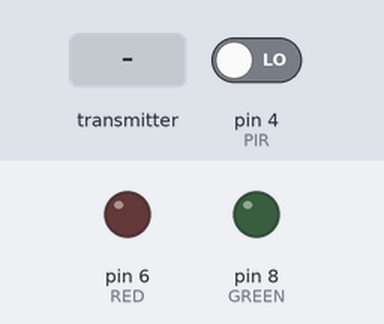
The sketch below on a simulated Arduino Uno, built with avr-gcc and run on an emulated ATmega328P. On the bench: output pins drawn as LEDs (lit = HIGH). The test bench sets the inputs (shaded band); at power-on: pin 4 (PIR) LOW. No radio packets arrive unless stated.

Above: at 1.2 s.
1.3 s: the transmitter starts sending arm_the_system = 1
At 2.1 s:
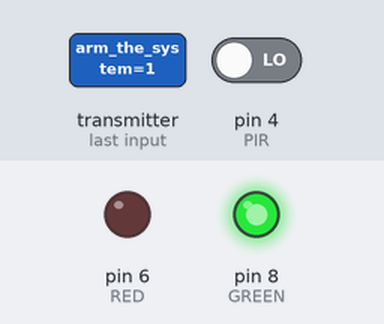
2.8 s: pin 4 (PIR) driven HIGH
At 3.8 s:
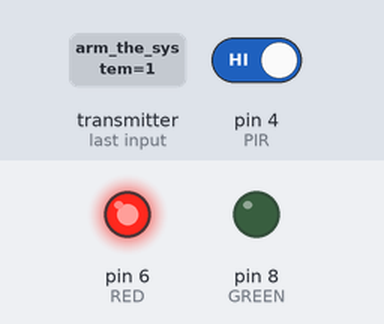
4.8 s: pin 4 (PIR) driven LOW
At 6.6 s:
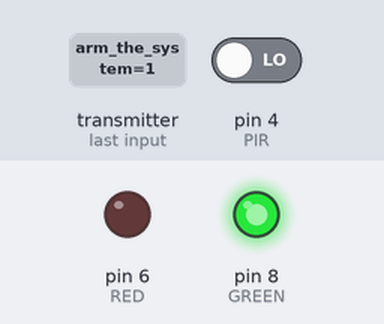
Timing chart, 0 to 8.1 s (numbered marks = the images above; inputs shaded):
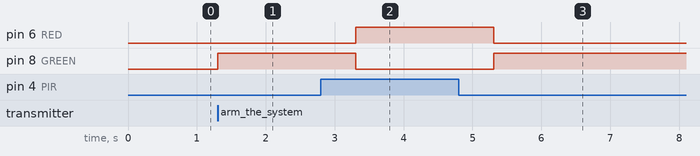

Measured:
- after the input at 1.3 s, pin 8 (GREEN): LOW → HIGH at once
- after the input at 2.8 s, pin 6 (RED): LOW → HIGH after 0.50 s; pin 8 (GREEN): HIGH → LOW after 0.50 s
- after the input at 4.8 s, pin 6 (RED): HIGH → LOW after 0.51 s; pin 8 (GREEN): LOW → HIGH after 0.51 s

The sketch:

sender_PIR.ino
```cpp
/**
This sketch is for the PIR sender. It waits for a signal from
the receiver node and then starts sending its current
PIR signal.
*/
#include <SPI.h>
#include "RF24.h"

/**Pin declarations*/
const unsigned int RED = 6;
const unsigned int GREEN = 8;
const unsigned int PIR = 4;

/**Radio code*/
const int TIMEOUT = 200;//ms to wait for timeout
RF24 radio(9,10);  // Set up nRF24L01 radio on SPI bus plus pins 9 & 10
byte talking_pipes[][6] = { "1Node", "2Node" };
byte broadcast_pipes[][6] = { "Node1", "Node2" };

/**PIR code*/
bool system_armed = false;
int pir_state = LOW;
int val = 0;

void setup(void)
{
  /**Pin sets*/
  pinMode(GREEN, OUTPUT);
  pinMode(RED, OUTPUT);
  pinMode(PIR, INPUT);

  /**Radio*/
  radio.begin();
  radio.setRetries(15, 15);
  radio.openWritingPipe(talking_pipes[0]);
  radio.openReadingPipe(1, broadcast_pipes[1]);
  radio.startListening();
}

void loop(void)
{
  while (! system_armed)
  {
    check_messages();//wait around until armed
  }

  /**Poll the PIR line to check for motion*/
  check_for_motion();

  /**Regardless of what the PIR says, send something*/
  send_state();

  delay(1000);
}

void check_messages(void)
{
  bool arm_the_system = system_armed;

  uint8_t pipe_number;
  if (radio.available(&pipe_number))
  {
    radio.read(&arm_the_system, sizeof(bool));
  }

  system_armed = arm_the_system;
}

void check_for_motion(void)
{
  val = digitalRead(PIR);
  if (val == HIGH)
  {
    //Motion has been detected

    digitalWrite(RED, HIGH);
    digitalWrite(GREEN, LOW);

    if (pir_state == LOW)
    {
      //We just now detected motion
      pir_state = HIGH;
    }
  }
  else
  {
    //There is no motion - all is clear

    digitalWrite(GREEN, HIGH);
    digitalWrite(RED, LOW);

    if (pir_state == HIGH)
    {
      //We just now stopped detecting motion
      pir_state = LOW;
    }
  }
}

void send_state(void)
{
  radio.stopListening();  //Stop listening so we can write
  bool intruder_alert = (pir_state == HIGH);
  radio.write( &intruder_alert, sizeof(int) );
  radio.startListening();
}
```
